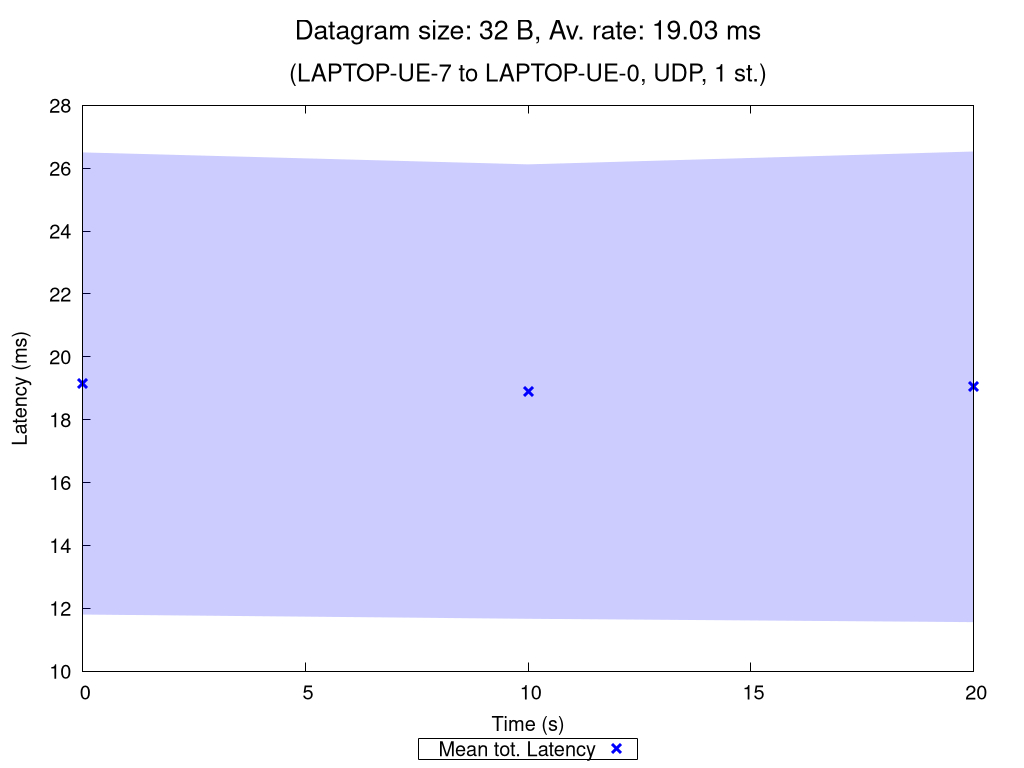

Recreate this plot in gnuplot.
set terminal pngcairo nocrop enhanced size 1024,768 font "Verdana,15"
set output "UDP_1_st_2020_11_02_12-33-25_two2one_00032B.png"

set title "{/=20 Datagram size: 32 B, Av. rate: 19.03 ms}\n\n{/=18 (LAPTOP-UE-7 to LAPTOP-UE-0, UDP, 1 st.)}"

set xlabel "Time (s)"
set ylabel "Latency (ms)"
set ytics nomirror
set key bmargin center horizontal box samplen 1 width -1
set bmargin 4.6
set rmargin 4.5

rf = 1.0  # rate factor
set style fill transparent solid 0.2 noborder
set autoscale xfix
plot "UDP_1_st_2020_11_02_12-33-25_two2one_00032B_iperf_processed.dat" using 1:($2/rf-$3/rf):($2/rf+$3/rf) with filledcurves lc rgb "blue" notitle, \
     "" using 1:($2/rf) with points pt 2 ps 1.5 lw 3 lc rgb "blue" title "Mean tot. Latency", \
